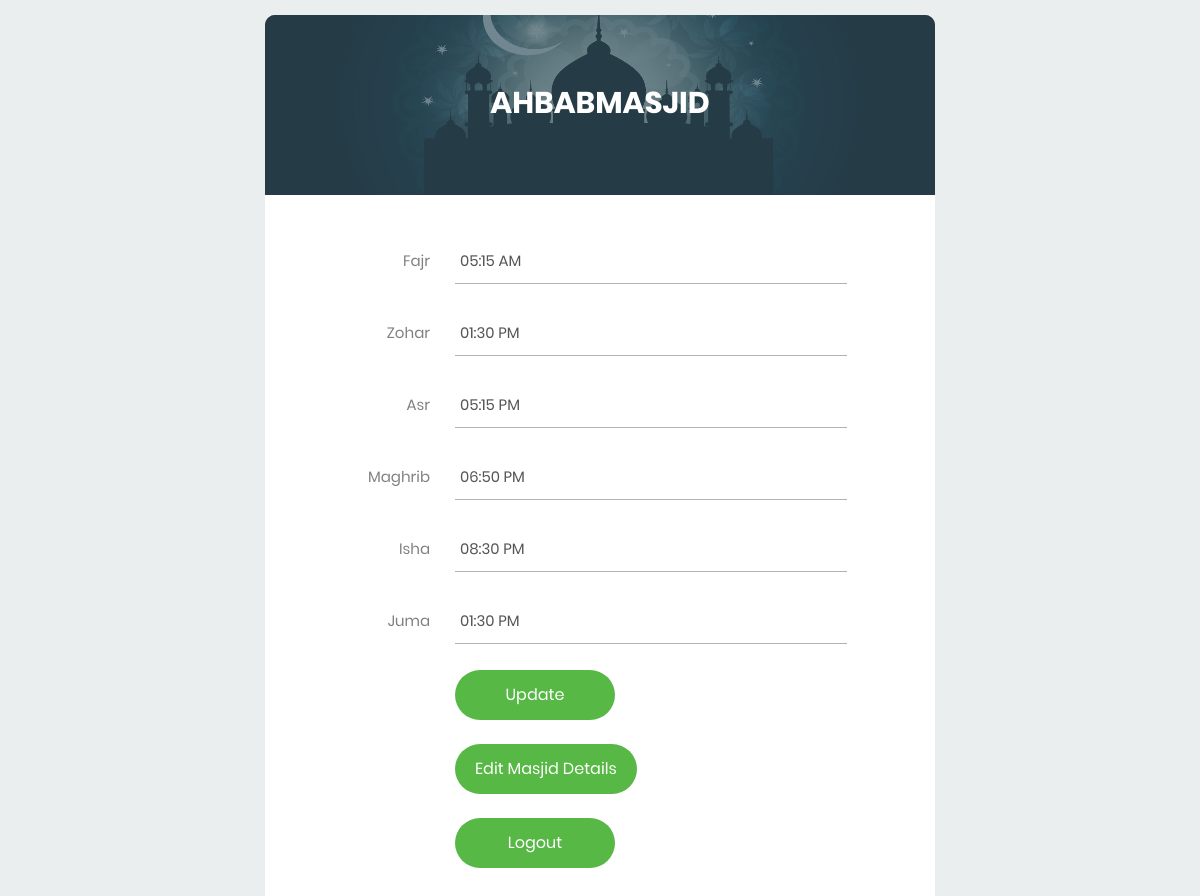
/loginsuccessfull.php (signed in), run on an earlier commit of the app's database.
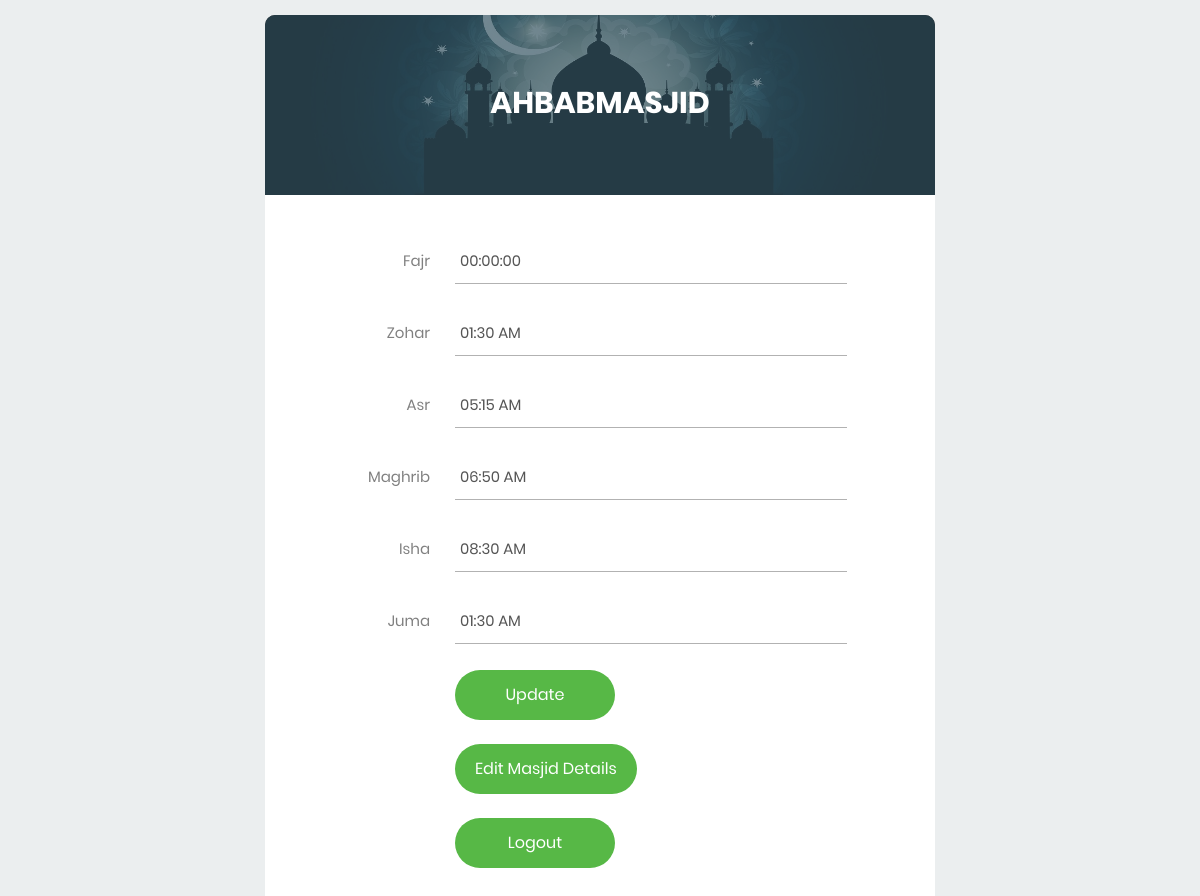
And on a later commit of the database.
### tables this page shows
CREATE TABLE `user1` (
  `id` int(50) NOT NULL,
  `username` varchar(50) NOT NULL,
  `email` varchar(50) NOT NULL,
  `password` varchar(50) NOT NULL,
  `email2` varchar(50) DEFAULT NULL,
  `mobileno` int(10) DEFAULT NULL,
  `mobileno2` int(10) DEFAULT NULL,
  `masjidname` varchar(250) NOT NULL,
  `address` varchar(250) NOT NULL,
  `city` varchar(50) NOT NULL,
  `zipcode` varchar(50) NOT NULL,
  `state` varchar(50) NOT NULL,
  `addresslink` varchar(250) NOT NULL,
  `fajr` varchar(50) DEFAULT NULL,
  `zohar` varchar(200) DEFAULT NULL,
  `asr` varchar(200) DEFAULT NULL,
  `maghrib` varchar(200) DEFAULT NULL,
  `isha` varchar(200) DEFAULT NULL,
  `juma` varchar(200) DEFAULT NULL,
  `forladies` varchar(50) NOT NULL,
  `timestamp` time DEFAULT NULL,
  `reset_token` varchar(250) DEFAULT NULL,
  `reset_expiry` varchar(250) DEFAULT NULL
);

### loginsuccessfull.php (the view, shortened to what this page needs)
<?php
include 'conn.php';
$sql = "SELECT * FROM user1 WHERE id = '".$_SESSION['id']."'";
$result = mysqli_query($conn, $sql);
$row = mysqli_fetch_assoc($result);
$fajrtime = $row['fajr'];
$zohartime = $row['zohar'];
$asrtime = $row['asr'];
$maghribtime = $row['maghrib'];
$ishatime = $row['isha'];
$jumatime = $row['juma'];
?>
<!DOCTYPE html>
<html lang="en">
<head>
    <link rel="stylesheet" type="text/css" href="vendor/bootstrap/css/bootstrap.min.css">
    <link rel="stylesheet" type="text/css" href="fonts/font-awesome-4.7.0/css/font-awesome.min.css">
    <link rel="stylesheet" type="text/css" href="fonts/Linearicons-Free-v1.0.0/icon-font.min.css">
    <link rel="stylesheet" type="text/css" href="vendor/animate/animate.css">
    <link rel="stylesheet" type="text/css" href="vendor/css-hamburgers/hamburgers.min.css">
    <link rel="stylesheet" type="text/css" href="vendor/animsition/css/animsition.min.css">
    <link rel="stylesheet" type="text/css" href="vendor/select2/select2.min.css">
    <link rel="stylesheet" type="text/css" href="vendor/daterangepicker/daterangepicker.css">
    <link rel="stylesheet" type="text/css" href="css/util.css">
    <link rel="stylesheet" type="text/css" href="css/main.css">
</head>
<body onmousedown="return false" onselectstart="return false">
    <div class="limiter">
        <div class="container-login100">
            <div class="wrap-login100">
                <div class="login100-form-title" style="background-image: url(images/bg-04.jpg);">
                    <span class="login100-form-title-1">
                        <?php echo $_SESSION['username']; ?>
                    </span>
                </div>
                <form class="login100-form validate-form" method='POST'>
                    <div class="wrap-input100 validate-input m-b-26" data-validate="Time is required">
                         <span class="label-input100">Fajr</span>
                            <input class="input100" type="text" name="fajr" placeholder="Fajr" value="<?php echo $fajrtime; ?>">
                        <span class="focus-input100"></span>
                    </div>
                    <div class="wrap-input100 validate-input m-b-26" data-validate="Time is required">
                        <span class="label-input100">Zohar</span>
                        <input class="input100" type="text" name="zohar" placeholder="Zohar" value="<?php echo $zohartime; ?>">
                        <span class="focus-input100"></span>
                    </div>
                    <div class="wrap-input100 validate-input m-b-26" data-validate="Time is required">
                        <span class="label-input100">Asr</span>
                        <input class="input100" type="text" name="asr" placeholder="Asr" value="<?php echo $asrtime; ?>">
                        <span class="focus-input100"></span>
                    </div>
                    <div class="wrap-input100 validate-input m-b-26" data-validate="Time is required">
                        <span class="label-input100">Maghrib</span>
                        <input class="input100" type="text" name="maghrib" placeholder="Maghrib" value="<?php echo $maghribtime; ?>">
                        <span class="focus-input100"></span>
                    </div>
                    <div class="wrap-input100 validate-input m-b-26" data-validate="Time is required">
                        <span class="label-input100">Isha</span>
                        <input class="input100" type="text" name="isha" placeholder="Isha" value="<?php echo $ishatime; ?>">
                        <span class="focus-input100"></span>
                    </div>
                    <div class="wrap-input100 validate-input m-b-26" data-validate="Time is required">
                        <span class="label-input100">Juma</span>
                        <input class="input100" type="text" name="juma" placeholder="Juma" value="<?php echo $jumatime; ?>">
                        <span class="focus-input100"></span>
                    </div>
                    <div class="container-login100-form-btn">
                        <input type="submit" class="login100-form-btn" value="Update">&nbsp;&nbsp;&nbsp;&nbsp;&nbsp;
                    </div>
                    <div class="container-login100-form-btn">
                        <a type="button" class="login100-form-btn" href="EditMasjidDetails.php" value="Edit Masjid Details">Edit Masjid Details</a>
                    </div>&nbsp;&nbsp;&nbsp;&nbsp;&nbsp;
                    <div class="container-login100-form-btn">
                        <input type="submit" class="login100-form-btn" name="logout" value="Logout">&nbsp;&nbsp;&nbsp;&nbsp;&nbsp;
                    </div>
                </form>
            </div>
        </div>
    </div>
    <link rel="stylesheet" href="https://cdn.jsdelivr.net/npm/flatpickr/dist/flatpickr.min.css">
</body>
</html>

What changed in the data, as far as the page shows it:
changed user1 "05:15 AM": fajr "05:15 AM" → "00:00:00"; zohar "01:30 PM" → "01:30 AM"; asr "05:15 PM" → "05:15 AM"; maghrib "06:50 PM" → "06:50 AM"; isha "08:30 PM" → "08:30 AM"; juma "01:30 PM" → "01:30 AM"
